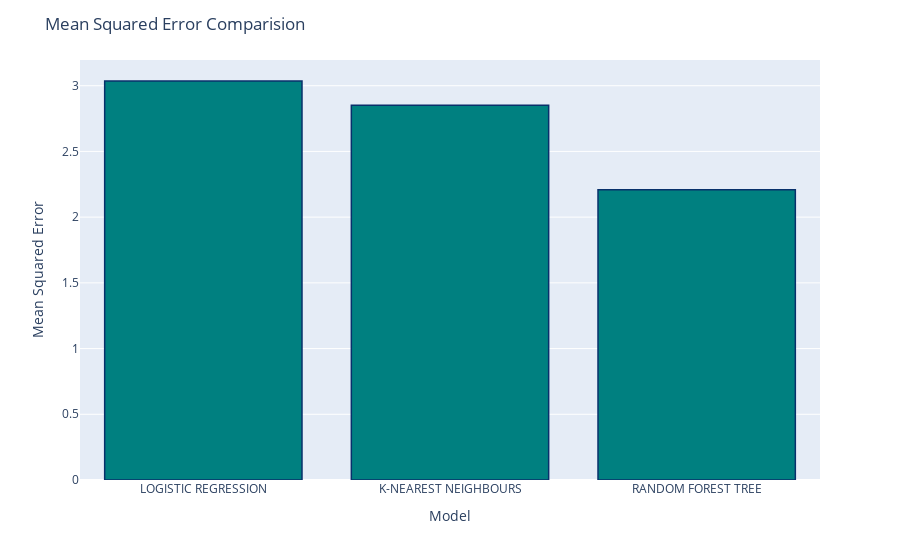

Write notebook code for a chart like this one.
### Code cell
fig = px.bar(x=list(mean_squared_errors.keys()), y=list(mean_squared_errors.values()))
fig.update_traces(marker_color='teal', marker_line_color='rgb(8,48,107)', marker_line_width=1.5)
fig.update_layout(title="Mean Squared Error Comparision", xaxis_title="Model", yaxis_title="Mean Squared Error")
fig.show()

### Figure 1 — Plotly figure (JSON) as saved in the notebook; plotly's stock layout.template omitted (floating-point values rounded to 4 significant figures)
{"data": [{"hovertemplate": "x=%{x}<br>y=%{y}<extra></extra>", "legendgroup": "", "marker": {"color": "teal", "line": {"color": "rgb(8,48,107)", "width": 1.5}, "pattern": {"shape": ""}}, "name": "", "orientation": "v", "showlegend": false, "textposition": "auto", "type": "bar", "x": ["LOGISTIC REGRESSION", "K-NEAREST NEIGHBOURS", "RANDOM FOREST TREE"], "xaxis": "x", "y": [3.036, 2.852, 2.208], "yaxis": "y"}], "layout": {"barmode": "relative", "legend": {"tracegroupgap": 0}, "margin": {"t": 60}, "title": {"text": "Mean Squared Error Comparision"}, "xaxis": {"anchor": "y", "domain": [0, 1], "title": {"text": "Model"}}, "yaxis": {"anchor": "x", "domain": [0, 1], "title": {"text": "Mean Squared Error"}}}}
